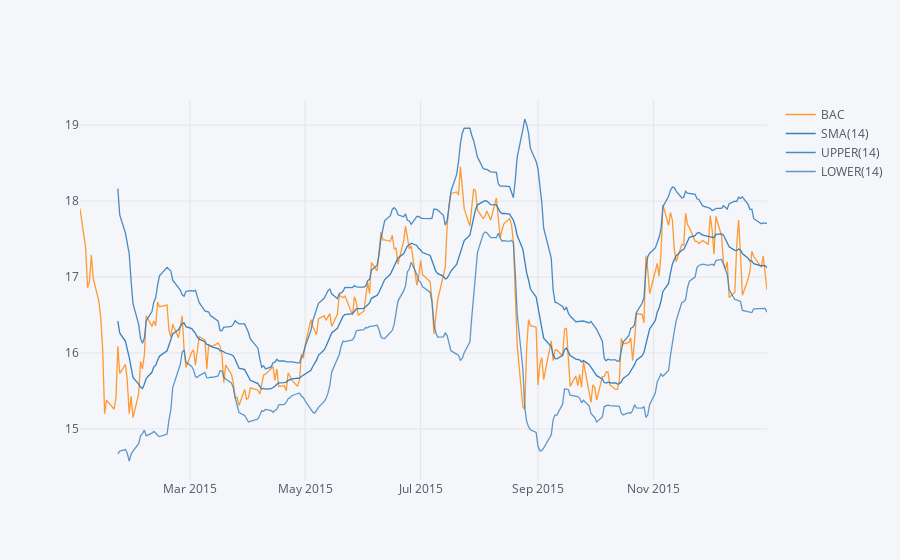

The cell this chart's notebook holds for it:
### Markdown cell above
**Use .ta_plot(study='boll') to create a Bollinger Band Plot for Bank of America for the year 2015.**

### Code cell
BAC['Close'].loc['2015-01-01':'2016-01-01'].ta_plot(study='boll')

### Figure 1 — Plotly figure (JSON) as saved in the notebook; plotly's stock layout.template omitted (floating-point values rounded to 4 significant figures; data arrays with more than 128 entries replaced by an {"elided": "..."} marker saying what was removed)
{"data": [{"line": {"color": "rgba(255, 153, 51, 1.0)", "dash": "solid", "shape": "linear", "width": 1.3}, "mode": "lines", "name": "BAC", "text": "", "type": "scatter", "x": {"elided": "252 str values"}, "y": {"elided": "252 float values"}}, {"line": {"color": "rgba(55, 128, 191, 1.0)", "dash": "solid", "shape": "linear", "width": 1.3}, "mode": "lines", "name": "SMA(14)", "text": "", "type": "scatter", "x": {"elided": "252 str values"}, "y": {"elided": "252 mixed values"}}, {"line": {"color": "rgba(55, 128, 191, 0.8999999999999999)", "dash": "solid", "shape": "linear", "width": 1.3}, "mode": "lines", "name": "UPPER(14)", "text": "", "type": "scatter", "x": {"elided": "252 str values"}, "y": {"elided": "252 mixed values"}}, {"line": {"color": "rgba(55, 128, 191, 0.7999999999999998)", "dash": "solid", "shape": "linear", "width": 1.3}, "mode": "lines", "name": "LOWER(14)", "text": "", "type": "scatter", "x": {"elided": "252 str values"}, "y": {"elided": "252 mixed values"}}], "layout": {"autosize": true, "legend": {"bgcolor": "#F5F6F9", "font": {"color": "#4D5663"}}, "paper_bgcolor": "#F5F6F9", "plot_bgcolor": "#F5F6F9", "title": {"font": {"color": "#4D5663"}}, "xaxis": {"autorange": true, "gridcolor": "#E1E5ED", "range": ["2015-01-02", "2015-12-31"], "showgrid": true, "tickfont": {"color": "#4D5663"}, "title": {"font": {"color": "#4D5663"}, "text": ""}, "type": "date", "zerolinecolor": "#E1E5ED"}, "yaxis": {"autorange": true, "gridcolor": "#E1E5ED", "range": [14.33, 19.33], "showgrid": true, "tickfont": {"color": "#4D5663"}, "title": {"font": {"color": "#4D5663"}, "text": ""}, "type": "linear", "zerolinecolor": "#E1E5ED"}}}
